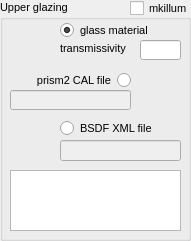
  <widget class="QGroupBox" name="btdfMethod">
   <property name="geometry">
    <rect>
     <x>20</x>
     <y>410</y>
     <width>191</width>
     <height>241</height>
    </rect>
   </property>
   <property name="font">
    <font>
     <pointsize>8</pointsize>
    </font>
   </property>
   <property name="title">
    <string>Upper glazing</string>
   </property>
   <property name="flat">
    <bool>false</bool>
   </property>
   <property name="checkable">
    <bool>false</bool>
   </property>
   <property name="checked">
    <bool>false</bool>
   </property>
   <widget class="QRadioButton" name="prism2">
    <property name="geometry">
     <rect>
      <x>10</x>
      <y>70</y>
      <width>121</width>
      <height>20</height>
     </rect>
    </property>
    <property name="font">
     <font>
      <pointsize>8</pointsize>
     </font>
    </property>
    <property name="layoutDirection">
     <enum>Qt::RightToLeft</enum>
    </property>
    <property name="text">
     <string>prism2 CAL file</string>
    </property>
   </widget>
   <widget class="QRadioButton" name="glass">
    <property name="geometry">
     <rect>
      <x>60</x>
      <y>20</y>
      <width>121</width>
      <height>20</height>
     </rect>
    </property>
    <property name="font">
     <font>
      <pointsize>8</pointsize>
     </font>
    </property>
    <property name="layoutDirection">
     <enum>Qt::LeftToRight</enum>
    </property>
    <property name="text">
     <string>glass material</string>
    </property>
    <property name="checked">
     <bool>true</bool>
    </property>
   </widget>
   <widget class="QLabel" name="label_12">
    <property name="geometry">
     <rect>
      <x>10</x>
      <y>20</y>
      <width>41</width>
      <height>41</height>
     </rect>
    </property>
    <property name="toolTip">
     <string>&lt;!DOCTYPE HTML PUBLIC &quot;-//W3C//DTD HTML 4.0//EN&quot; &quot;http://www.w3.org/TR/REC-html40/strict.dtd&quot;&gt;
&lt;html&gt;&lt;head&gt;&lt;meta name=&quot;qrichtext&quot; content=&quot;1&quot; /&gt;&lt;style type=&quot;text/css&quot;&gt;
p, li { white-space: pre-wrap; }
&lt;/style&gt;&lt;/head&gt;&lt;body style=&quot; font-family:'MS Shell Dlg 2'; font-size:9pt; font-weight:400; font-style:normal;&quot;&gt;
&lt;p style=&quot; margin-top:0px; margin-bottom:0px; margin-left:0px; margin-right:0px; -qt-block-indent:0; text-indent:0px;&quot;&gt;Standard glass 88% transmittance&lt;/p&gt;&lt;/body&gt;&lt;/html&gt;</string>
    </property>
    <property name="text">
     <string/>
    </property>
    <property name="pixmap">
     <pixmap resource="visuCFS.qrc">:/Icon/glass.bmp</pixmap>
    </property>
    <property name="scaledContents">
     <bool>true</bool>
    </property>
   </widget>
   <widget class="QLabel" name="label_13">
    <property name="geometry">
     <rect>
      <x>140</x>
      <y>70</y>
      <width>41</width>
      <height>41</height>
     </rect>
    </property>
    <property name="text">
     <string/>
    </property>
    <property name="pixmap">
     <pixmap resource="visuCFS.qrc">:/Icon/prism2.bmp</pixmap>
    </property>
    <property name="scaledContents">
     <bool>true</bool>
    </property>
   </widget>
   <widget class="QLabel" name="label_14">
    <property name="geometry">
     <rect>
      <x>10</x>
      <y>120</y>
      <width>41</width>
      <height>41</height>
     </rect>
    </property>
    <property name="text">
     <string/>
    </property>
    <property name="pixmap">
     <pixmap resource="visuCFS.qrc">:/Icon/mkillum.bmp</pixmap>
    </property>
    <property name="scaledContents">
     <bool>true</bool>
    </property>
   </widget>
   <widget class="QRadioButton" name="bsdf">
    <property name="geometry">
     <rect>
      <x>60</x>
      <y>120</y>
      <width>121</width>
      <height>17</height>
     </rect>
    </property>
    <property name="font">
     <font>
      <pointsize>8</pointsize>
     </font>
    </property>
    <property name="text">
     <string>BSDF XML file</string>
    </property>
    <property name="checked">
     <bool>false</bool>
    </property>
    <property name="autoExclusive">
     <bool>true</bool>
    </property>
   </widget>
   <widget class="QCheckBox" name="mkillum">
    <property name="geometry">
     <rect>
      <x>130</x>
      <y>0</y>
      <width>70</width>
      <height>17</height>
     </rect>
    </property>
    <property name="text">
     <string>mkillum</string>
    </property>
   </widget>
   <widget class="QPlainTextEdit" name="mkillumParameters">
    <property name="geometry">
     <rect>
      <x>10</x>
      <y>170</y>
      <width>171</width>
      <height>61</height>
     </rect>
    </property>
    <property name="font">
     <font>
      <pointsize>8</pointsize>
     </font>
    </property>
    <property name="toolTip">
     <string>RADIANCE mkillum parameters</string>
    </property>
    <property name="whatsThis">
     <string/>
    </property>
    <property name="verticalScrollBarPolicy">
     <enum>Qt::ScrollBarAlwaysOff</enum>
    </property>
    <property name="horizontalScrollBarPolicy">
     <enum>Qt::ScrollBarAlwaysOff</enum>
    </property>
    <property name="documentTitle">
     <string/>
    </property>
   </widget>
   <widget class="QLineEdit" name="lineEdit_bsdf">
    <property name="enabled">
     <bool>false</bool>
    </property>
    <property name="geometry">
     <rect>
      <x>60</x>
      <y>140</y>
      <width>121</width>
      <height>21</height>
     </rect>
    </property>
   </widget>
   <widget class="QLineEdit" name="lineEdit_prism2">
    <property name="enabled">
     <bool>false</bool>
    </property>
    <property name="geometry">
     <rect>
      <x>10</x>
      <y>90</y>
      <width>121</width>
      <height>20</height>
     </rect>
    </property>
   </widget>
   <widget class="QLineEdit" name="lineEdit_glass">
    <property name="geometry">
     <rect>
      <x>140</x>
      <y>40</y>
      <width>41</width>
      <height>20</height>
     </rect>
    </property>
    <property name="text">
     <string/>
    </property>
    <property name="alignment">
     <set>Qt::AlignRight|Qt::AlignTrailing|Qt::AlignVCenter</set>
    </property>
   </widget>
   <widget class="QLabel" name="label">
    <property name="geometry">
     <rect>
      <x>60</x>
      <y>40</y>
      <width>71</width>
      <height>16</height>
     </rect>
    </property>
    <property name="font">
     <font>
      <pointsize>8</pointsize>
     </font>
    </property>
    <property name="text">
     <string>transmissivity</string>
    </property>
   </widget>
  </widget>
